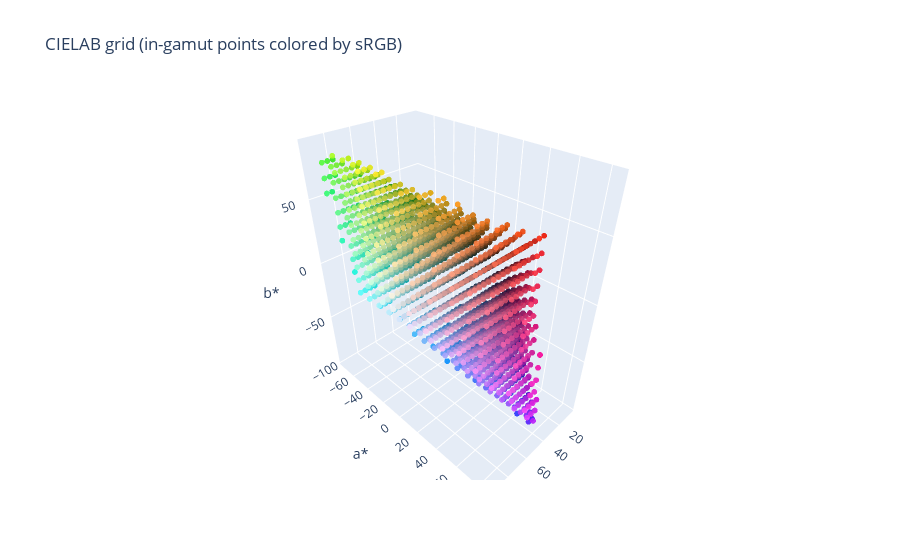

Notebook source saved alongside this figure:
### Code cell
# Reference for the CIELAB Color Space

import numpy as np
import pandas as pd
import plotly.graph_objects as go

from colorspacious import cspace_convert


def lab_grid_points(
    L_range=(0, 100),
    a_range=(-128, 127),
    b_range=(-128, 127),
    steps=(21, 21, 21),
    clip_out_of_gamut=False,
):
    """
    Build an evenly-spaced grid in CIELAB and convert to sRGB hex.

    - If clip_out_of_gamut=False (recommended): drop points outside sRGB gamut.
    - If clip_out_of_gamut=True: clamp RGB into [0,1] (keeps all points but distorts colors).
    """

    Ls = np.linspace(L_range[0], L_range[1], steps[0])
    As = np.linspace(a_range[0], a_range[1], steps[1])
    Bs = np.linspace(b_range[0], b_range[1], steps[2])

    # Meshgrid -> list of Lab points
    LL, AA, BB = np.meshgrid(Ls, As, Bs, indexing="ij")
    lab = np.stack([LL.ravel(), AA.ravel(), BB.ravel()], axis=1)  # (N,3)

    # Convert Lab (CIELab) -> sRGB1 (0..1 floats, but may go out of gamut)
    rgb = cspace_convert(lab, "CIELab", "sRGB1")  # shape (N,3)

    if clip_out_of_gamut:
        rgb_in = np.clip(rgb, 0.0, 1.0)
        mask = np.ones(len(rgb_in), dtype=bool)
    else:
        mask = (rgb[:, 0] >= 0) & (rgb[:, 0] <= 1) & \
               (rgb[:, 1] >= 0) & (rgb[:, 1] <= 1) & \
               (rgb[:, 2] >= 0) & (rgb[:, 2] <= 1)
        rgb_in = rgb[mask]
        lab = lab[mask]

    # rgb -> hex
    rgb255 = np.round(rgb_in * 255).astype(np.uint8)
    hex_colors = np.array([f"#{r:02x}{g:02x}{b:02x}" for r, g, b in rgb255])

    df = pd.DataFrame(lab, columns=["L", "a", "b"])
    df["hex"] = hex_colors
    return df


# --- generate a Lab point cloud ---
# steps: increase for denser cloud (but can get heavy in Plotly)
lab_df = lab_grid_points(
    L_range=(0, 100),
    a_range=(-128, 127),
    b_range=(-128, 127),
    steps=(25, 25, 25),          # 25^3 = 15625 candidates before gamut filtering
    clip_out_of_gamut=False
)

fig = go.Figure(
    data=[
        go.Scatter3d(
            x=lab_df["L"], y=lab_df["a"], z=lab_df["b"],
            mode="markers",
            marker=dict(
                size=2,
                color=lab_df["hex"],   # literal per-point colors
                opacity=0.9
            ),
        )
    ]
)

fig.update_layout(
    scene=dict(
        xaxis_title="L*",
        yaxis_title="a*",
        zaxis_title="b*",
    ),
    scene_aspectmode="data",
    title="CIELAB grid (in-gamut points colored by sRGB)"
)

fig.show()

### Figure 1 — Plotly figure (JSON) as saved in the notebook; plotly's stock layout.template omitted (floating-point values rounded to 4 significant figures; data arrays with more than 128 entries replaced by an {"elided": "..."} marker saying what was removed)
{"data": [{"marker": {"color": {"elided": "1747 str values"}, "opacity": 0.9, "size": 2}, "mode": "markers", "type": "scatter3d", "x": {"elided": "1747 float values"}, "y": {"elided": "1747 float values"}, "z": {"elided": "1747 float values"}}], "layout": {"scene": {"aspectmode": "data", "xaxis": {"title": {"text": "L*"}}, "yaxis": {"title": {"text": "a*"}}, "zaxis": {"title": {"text": "b*"}}}, "title": {"text": "CIELAB grid (in-gamut points colored by sRGB)"}}}
